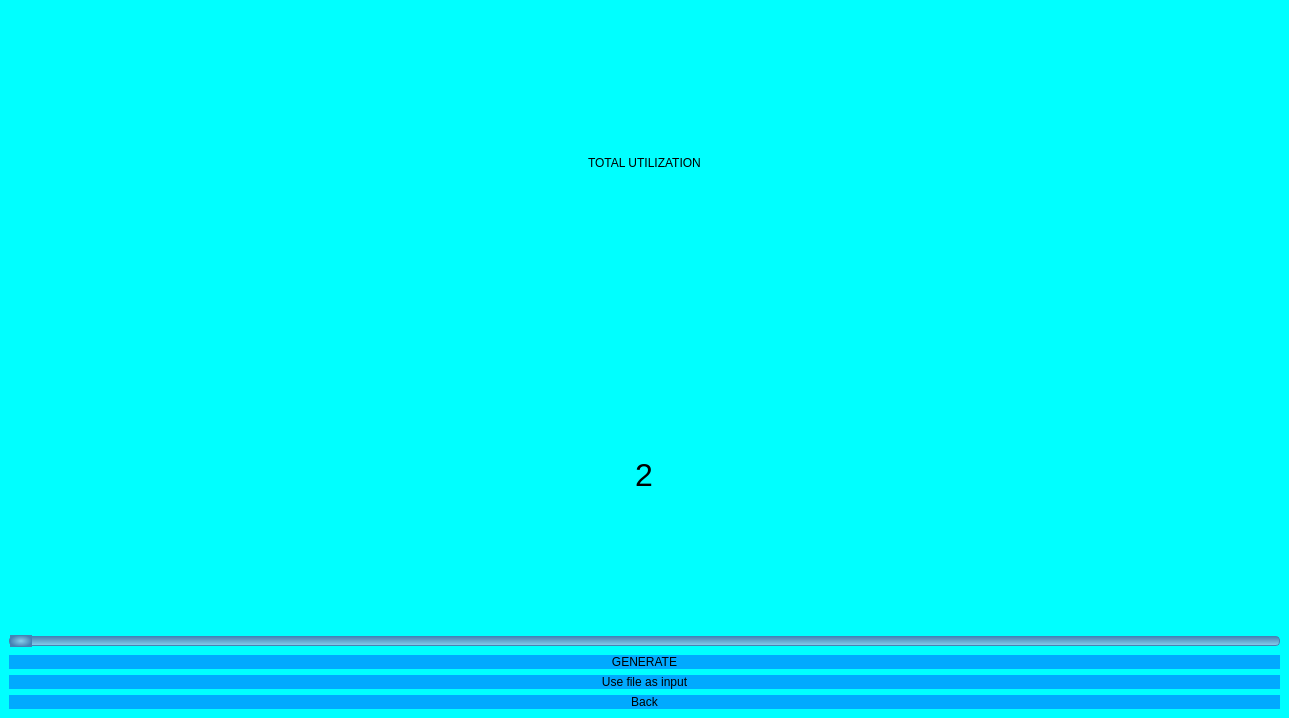
<?xml version="1.0" encoding="UTF-8"?>
<ui version="4.0">
 <class>MainWindow</class>
 <widget class="QMainWindow" name="MainWindow">
  <property name="geometry">
   <rect>
    <x>0</x>
    <y>0</y>
    <width>1289</width>
    <height>718</height>
   </rect>
  </property>
  <property name="windowTitle">
   <string>MainWindow</string>
  </property>
  <property name="styleSheet">
   <string notr="true">QMainWindow {
	background:rgb(0, 255, 255)
}</string>
  </property>
  <widget class="QWidget" name="centralwidget">
   <layout class="QVBoxLayout" name="verticalLayout_2">
    <property name="spacing">
     <number>0</number>
    </property>
    <property name="leftMargin">
     <number>0</number>
    </property>
    <property name="topMargin">
     <number>0</number>
    </property>
    <property name="rightMargin">
     <number>0</number>
    </property>
    <property name="bottomMargin">
     <number>0</number>
    </property>
    <item>
     <widget class="QStackedWidget" name="stackedWidget">
      <property name="font">
       <font>
        <pointsize>16</pointsize>
       </font>
      </property>
      <property name="currentIndex">
       <number>6</number>
      </property>
      <widget class="QWidget" name="StartPage">
       <layout class="QHBoxLayout" name="horizontalLayout_2">
        <property name="spacing">
         <number>0</number>
        </property>
        <property name="leftMargin">
         <number>0</number>
        </property>
        <property name="topMargin">
         <number>0</number>
        </property>
        <property name="rightMargin">
         <number>0</number>
        </property>
        <property name="bottomMargin">
         <number>0</number>
        </property>
        <item>
         <widget class="QPushButton" name="singlecore">
          <property name="sizePolicy">
           <sizepolicy hsizetype="Minimum" vsizetype="Preferred">
            <horstretch>0</horstretch>
            <verstretch>0</verstretch>
           </sizepolicy>
          </property>
          <property name="font">
           <font>
            <pointsize>16</pointsize>
           </font>
          </property>
          <property name="styleSheet">
           <string notr="true">QPushButton {
	background: rgb(0, 170, 255);
	border-radius: 20px;
}

QPushButton:hover {
	background: rgb(0, 145, 217)
}</string>
          </property>
          <property name="text">
           <string>Single Core</string>
          </property>
         </widget>
        </item>
        <item>
         <widget class="QPushButton" name="multicore">
          <property name="sizePolicy">
           <sizepolicy hsizetype="Minimum" vsizetype="Preferred">
            <horstretch>0</horstretch>
            <verstretch>0</verstretch>
           </sizepolicy>
          </property>
          <property name="font">
           <font>
            <pointsize>16</pointsize>
           </font>
          </property>
          <property name="styleSheet">
           <string notr="true">QPushButton {
	background: rgb(0, 170, 255);
	border-radius: 20px;
}

QPushButton:hover {
	background: rgb(0, 145, 217)
}</string>
          </property>
          <property name="text">
           <string>Multi Core</string>
          </property>
         </widget>
        </item>
        <item>
         <widget class="QPushButton" name="realtime">
          <property name="sizePolicy">
           <sizepolicy hsizetype="Minimum" vsizetype="Preferred">
            <horstretch>0</horstretch>
            <verstretch>0</verstretch>
           </sizepolicy>
          </property>
          <property name="font">
           <font>
            <pointsize>16</pointsize>
           </font>
          </property>
          <property name="styleSheet">
           <string notr="true">QPushButton {
	background: rgb(0, 170, 255);
	border-radius: 20px;
}

QPushButton:hover {
	background: rgb(0, 145, 217)
}</string>
          </property>
          <property name="text">
           <string>Real Time</string>
          </property>
         </widget>
        </item>
       </layout>
      </widget>
      <widget class="QWidget" name="RunSimulation">
       <layout class="QVBoxLayout" name="verticalLayout">
        <property name="spacing">
         <number>0</number>
        </property>
        <item alignment="Qt::AlignmentFlag::AlignHCenter">
         <widget class="QLabel" name="label_4">
          <property name="font">
           <font>
            <pointsize>16</pointsize>
           </font>
          </property>
          <property name="text">
           <string>NUMBER OF DISTRIBUTIONS</string>
          </property>
         </widget>
        </item>
        <item alignment="Qt::AlignmentFlag::AlignHCenter">
         <widget class="QLabel" name="label_6">
          <property name="font">
           <font>
            <pointsize>16</pointsize>
           </font>
          </property>
          <property name="text">
           <string>0</string>
          </property>
         </widget>
        </item>
        <item>
         <widget class="QSlider" name="horizontalSlider_2">
          <property name="font">
           <font>
            <pointsize>16</pointsize>
           </font>
          </property>
          <property name="minimum">
           <number>1</number>
          </property>
          <property name="maximum">
           <number>3</number>
          </property>
          <property name="orientation">
           <enum>Qt::Orientation::Horizontal</enum>
          </property>
         </widget>
        </item>
        <item>
         <layout class="QHBoxLayout" name="parametriiDistributiii"/>
        </item>
        <item>
         <layout class="QVBoxLayout" name="verticalLayout_5">
          <item>
           <widget class="QLabel" name="medie1">
            <property name="font">
             <font>
              <pointsize>16</pointsize>
             </font>
            </property>
            <property name="text">
             <string>Distributia 1 are media N/A</string>
            </property>
           </widget>
          </item>
          <item>
           <widget class="QLabel" name="std1">
            <property name="font">
             <font>
              <pointsize>16</pointsize>
             </font>
            </property>
            <property name="text">
             <string>Distributia 1 are deviatia standard N/A</string>
            </property>
           </widget>
          </item>
          <item>
           <widget class="QLabel" name="numproc1">
            <property name="font">
             <font>
              <pointsize>16</pointsize>
             </font>
            </property>
            <property name="text">
             <string>Din distributia 1 generez N/A procese</string>
            </property>
           </widget>
          </item>
          <item>
           <widget class="QLabel" name="medie2">
            <property name="font">
             <font>
              <pointsize>16</pointsize>
             </font>
            </property>
            <property name="text">
             <string>Distributia 2 are media N/A</string>
            </property>
           </widget>
          </item>
          <item>
           <widget class="QLabel" name="std2">
            <property name="font">
             <font>
              <pointsize>16</pointsize>
             </font>
            </property>
            <property name="text">
             <string>Distributia 2 are deviatia standard N/A</string>
            </property>
           </widget>
          </item>
          <item>
           <widget class="QLabel" name="numproc2">
            <property name="font">
             <font>
              <pointsize>16</pointsize>
             </font>
            </property>
            <property name="text">
             <string>Din distributia 2 generez N/A procese</string>
            </property>
           </widget>
          </item>
          <item>
           <widget class="QLabel" name="medie3">
            <property name="font">
             <font>
              <pointsize>16</pointsize>
             </font>
            </property>
            <property name="text">
             <string>Distributia 3 are media N/A</string>
            </property>
           </widget>
          </item>
          <item>
           <widget class="QLabel" name="std3">
            <property name="font">
             <font>
              <pointsize>16</pointsize>
             </font>
            </property>
            <property name="text">
             <string>Distributia 3 are deviatia standard N/A</string>
            </property>
           </widget>
          </item>
          <item>
           <widget class="QLabel" name="numproc3">
            <property name="font">
             <font>
              <pointsize>16</pointsize>
             </font>
            </property>
            <property name="text">
             <string>Din distributia 3 generez N/A procese</string>
            </property>
           </widget>
          </item>
         </layout>
        </item>
        <item alignment="Qt::AlignmentFlag::AlignHCenter|Qt::AlignmentFlag::AlignVCenter">
         <widget class="QLabel" name="label">
          <property name="font">
           <font>
            <pointsize>16</pointsize>
           </font>
          </property>
          <property name="text">
           <string>MAXIMUM PROCESS ARRIVAL TIME</string>
          </property>
         </widget>
        </item>
        <item alignment="Qt::AlignmentFlag::AlignHCenter">
         <widget class="QLabel" name="timpselectat">
          <property name="font">
           <font>
            <pointsize>16</pointsize>
           </font>
          </property>
          <property name="text">
           <string>0</string>
          </property>
         </widget>
        </item>
        <item>
         <widget class="QSlider" name="maximumTime">
          <property name="sizePolicy">
           <sizepolicy hsizetype="Preferred" vsizetype="Preferred">
            <horstretch>0</horstretch>
            <verstretch>0</verstretch>
           </sizepolicy>
          </property>
          <property name="font">
           <font>
            <pointsize>16</pointsize>
           </font>
          </property>
          <property name="styleSheet">
           <string notr="true">QSlider::groove:horizontal {
    border: 1px solid #4682B4;
    height: 8px;
    background: qlineargradient(x1:0, y1:0, x2:0, y2:1, stop:0 #4682B4, stop:1 #87CEEB);
    margin: 2px 0;
    border-radius: 4px;
}

QSlider::handle:horizontal {
    background: qradialgradient(cx:0.5, cy:0.5, radius:0.5, fx:0.5, fy:0.5, stop:0 #87CEEB, stop:1 #4682B4);
    border: 1px solid #4682B4;
    width: 20px;
    margin: -2px 0;
    border-radius: 10px;
}

QSlider::handle:horizontal:hover {
    background: qradialgradient(cx:0.5, cy:0.5, radius:0.5, fx:0.5, fy:0.5, stop:0 #87CEEB, stop:1 #1E90FF);
}
</string>
          </property>
          <property name="minimum">
           <number>1</number>
          </property>
          <property name="maximum">
           <number>100</number>
          </property>
          <property name="tracking">
           <bool>true</bool>
          </property>
          <property name="orientation">
           <enum>Qt::Orientation::Horizontal</enum>
          </property>
         </widget>
        </item>
        <item alignment="Qt::AlignmentFlag::AlignVCenter">
         <widget class="QPushButton" name="generate">
          <property name="sizePolicy">
           <sizepolicy hsizetype="Expanding" vsizetype="Preferred">
            <horstretch>0</horstretch>
            <verstretch>0</verstretch>
           </sizepolicy>
          </property>
          <property name="maximumSize">
           <size>
            <width>16777215</width>
            <height>16</height>
           </size>
          </property>
          <property name="font">
           <font>
            <pointsize>16</pointsize>
           </font>
          </property>
          <property name="styleSheet">
           <string notr="true">QPushButton {
	background: rgb(0, 170, 255);
	border-radius: 20px;
}

QPushButton:hover {
	background: rgb(0, 145, 217)
}</string>
          </property>
          <property name="text">
           <string>Generate New Data</string>
          </property>
         </widget>
        </item>
        <item>
         <widget class="QPushButton" name="usefileasinput">
          <property name="font">
           <font>
            <pointsize>16</pointsize>
           </font>
          </property>
          <property name="styleSheet">
           <string notr="true">QPushButton {
	background: rgb(0, 170, 255);
	border-radius: 20px;
}

QPushButton:hover {
	background: rgb(0, 145, 217)
}</string>
          </property>
          <property name="text">
           <string>Use File as Input</string>
          </property>
         </widget>
        </item>
        <item>
         <widget class="QPushButton" name="goback">
          <property name="font">
           <font>
            <pointsize>16</pointsize>
           </font>
          </property>
          <property name="styleSheet">
           <string notr="true">QPushButton {
	background: rgb(0, 170, 255);
	border-radius: 20px;
}

QPushButton:hover {
	background: rgb(0, 145, 217)
}

</string>
          </property>
          <property name="text">
           <string>Go back</string>
          </property>
         </widget>
        </item>
       </layout>
      </widget>
      <widget class="QWidget" name="running"/>
      <widget class="QWidget" name="SelectMultiCoreAlgorithm"/>
      <widget class="QWidget" name="SelectRealTimeAlgorithm"/>
      <widget class="QWidget" name="MultiCore">
       <layout class="QVBoxLayout" name="verticalLayout_3">
        <item alignment="Qt::AlignmentFlag::AlignHCenter">
         <widget class="QLabel" name="numberofcores">
          <property name="text">
           <string>NUMBER OF CORES</string>
          </property>
         </widget>
        </item>
        <item alignment="Qt::AlignmentFlag::AlignHCenter">
         <widget class="QLabel" name="selectednumberofcores">
          <property name="font">
           <font>
            <pointsize>24</pointsize>
           </font>
          </property>
          <property name="text">
           <string>0</string>
          </property>
         </widget>
        </item>
        <item>
         <widget class="QSlider" name="coreselector">
          <property name="styleSheet">
           <string notr="true">QSlider::groove:horizontal {
    border: 1px solid #4682B4;
    height: 8px;
    background: qlineargradient(x1:0, y1:0, x2:0, y2:1, stop:0 #4682B4, stop:1 #87CEEB);
    margin: 2px 0;
    border-radius: 4px;
}

QSlider::handle:horizontal {
    background: qradialgradient(cx:0.5, cy:0.5, radius:0.5, fx:0.5, fy:0.5, stop:0 #87CEEB, stop:1 #4682B4);
    border: 1px solid #4682B4;
    width: 20px;
    margin: -2px 0;
    border-radius: 10px;
}

QSlider::handle:horizontal:hover {
    background: qradialgradient(cx:0.5, cy:0.5, radius:0.5, fx:0.5, fy:0.5, stop:0 #87CEEB, stop:1 #1E90FF);
}
</string>
          </property>
          <property name="maximum">
           <number>4</number>
          </property>
          <property name="orientation">
           <enum>Qt::Orientation::Horizontal</enum>
          </property>
         </widget>
        </item>
        <item>
         <widget class="QPushButton" name="next">
          <property name="styleSheet">
           <string notr="true">QPushButton {
	background: rgb(0, 170, 255);
	border-radius: 20px;
}

QPushButton:hover {
	background: rgb(0, 145, 217)
}</string>
          </property>
          <property name="text">
           <string>Next</string>
          </property>
         </widget>
        </item>
        <item>
         <widget class="QPushButton" name="back">
          <property name="styleSheet">
           <string notr="true">QPushButton {
	background: rgb(0, 170, 255);
	border-radius: 20px;
}

QPushButton:hover {
	background: rgb(0, 145, 217)
}</string>
          </property>
          <property name="text">
           <string>Back</string>
          </property>
         </widget>
        </item>
       </layout>
      </widget>
      <widget class="QWidget" name="GenerateRealTimeData">
       <layout class="QVBoxLayout" name="verticalLayout_4">
        <item alignment="Qt::AlignmentFlag::AlignHCenter">
         <widget class="QLabel" name="label_7">
          <property name="text">
           <string>TOTAL UTILIZATION</string>
          </property>
         </widget>
        </item>
        <item alignment="Qt::AlignmentFlag::AlignHCenter">
         <widget class="QLabel" name="label_8">
          <property name="font">
           <font>
            <pointsize>24</pointsize>
           </font>
          </property>
          <property name="text">
           <string>2</string>
          </property>
         </widget>
        </item>
        <item>
         <widget class="QSlider" name="horizontalSlider_3">
          <property name="styleSheet">
           <string notr="true">QSlider::groove:horizontal {
    border: 1px solid #4682B4;
    height: 8px;
    background: qlineargradient(x1:0, y1:0, x2:0, y2:1, stop:0 #4682B4, stop:1 #87CEEB);
    margin: 2px 0;
    border-radius: 4px;
}

QSlider::handle:horizontal {
    background: qradialgradient(cx:0.5, cy:0.5, radius:0.5, fx:0.5, fy:0.5, stop:0 #87CEEB, stop:1 #4682B4);
    border: 1px solid #4682B4;
    width: 20px;
    margin: -2px 0;
    border-radius: 10px;
}

QSlider::handle:horizontal:hover {
    background: qradialgradient(cx:0.5, cy:0.5, radius:0.5, fx:0.5, fy:0.5, stop:0 #87CEEB, stop:1 #1E90FF);
}
</string>
          </property>
          <property name="minimum">
           <number>2</number>
          </property>
          <property name="maximum">
           <number>100</number>
          </property>
          <property name="singleStep">
           <number>1</number>
          </property>
          <property name="orientation">
           <enum>Qt::Orientation::Horizontal</enum>
          </property>
         </widget>
        </item>
        <item>
         <widget class="QPushButton" name="pushButton">
          <property name="styleSheet">
           <string notr="true">QPushButton {
	background: rgb(0, 170, 255);
	border-radius: 20px;
}

QPushButton:hover {
	background: rgb(0, 145, 217)
}</string>
          </property>
          <property name="text">
           <string>GENERATE</string>
          </property>
         </widget>
        </item>
        <item>
         <widget class="QPushButton" name="pushButton_2">
          <property name="styleSheet">
           <string notr="true">QPushButton {
	background: rgb(0, 170, 255);
	border-radius: 20px;
}

QPushButton:hover {
	background: rgb(0, 145, 217)
}</string>
          </property>
          <property name="text">
           <string>Use file as input</string>
          </property>
         </widget>
        </item>
        <item>
         <widget class="QPushButton" name="pushButton_3">
          <property name="styleSheet">
           <string notr="true">QPushButton {
	background: rgb(0, 170, 255);
	border-radius: 20px;
}

QPushButton:hover {
	background: rgb(0, 145, 217)
}</string>
          </property>
          <property name="text">
           <string>Back</string>
          </property>
         </widget>
        </item>
       </layout>
      </widget>
      <widget class="QWidget" name="InputData"/>
      <widget class="QWidget" name="SingleCore"/>
     </widget>
    </item>
   </layout>
  </widget>
 </widget>
 <resources/>
 <connections/>
</ui>
